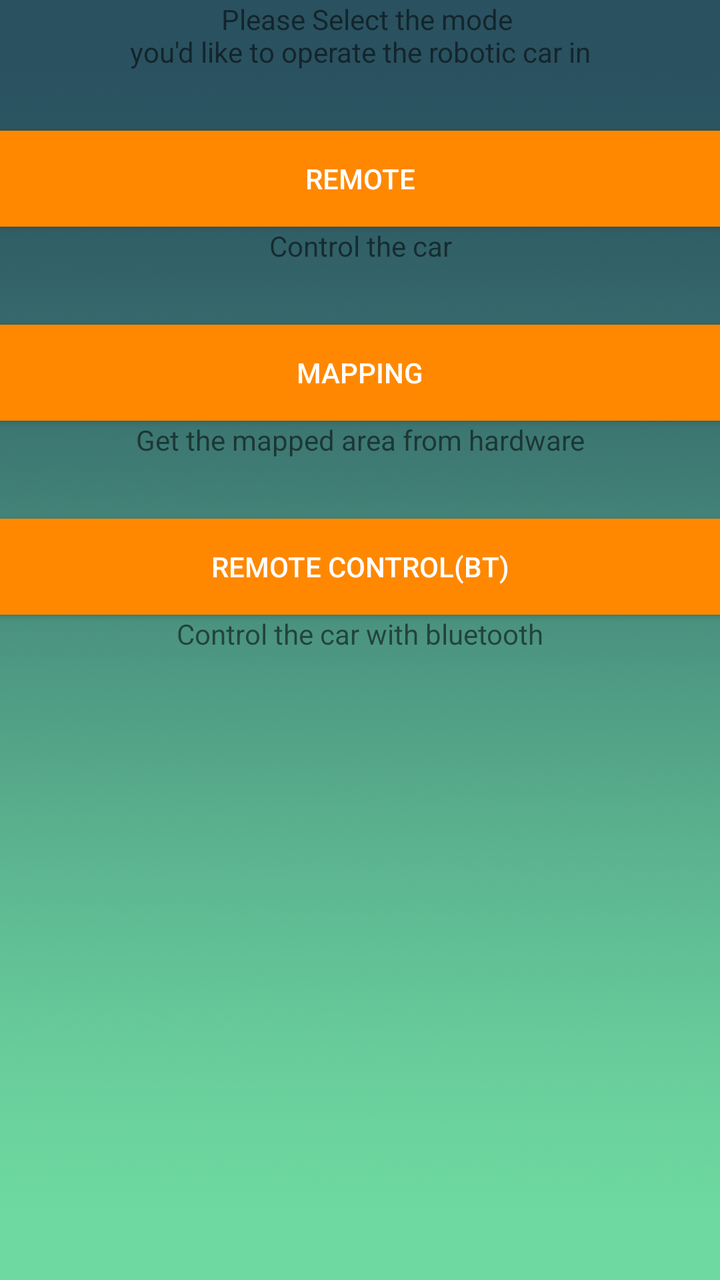
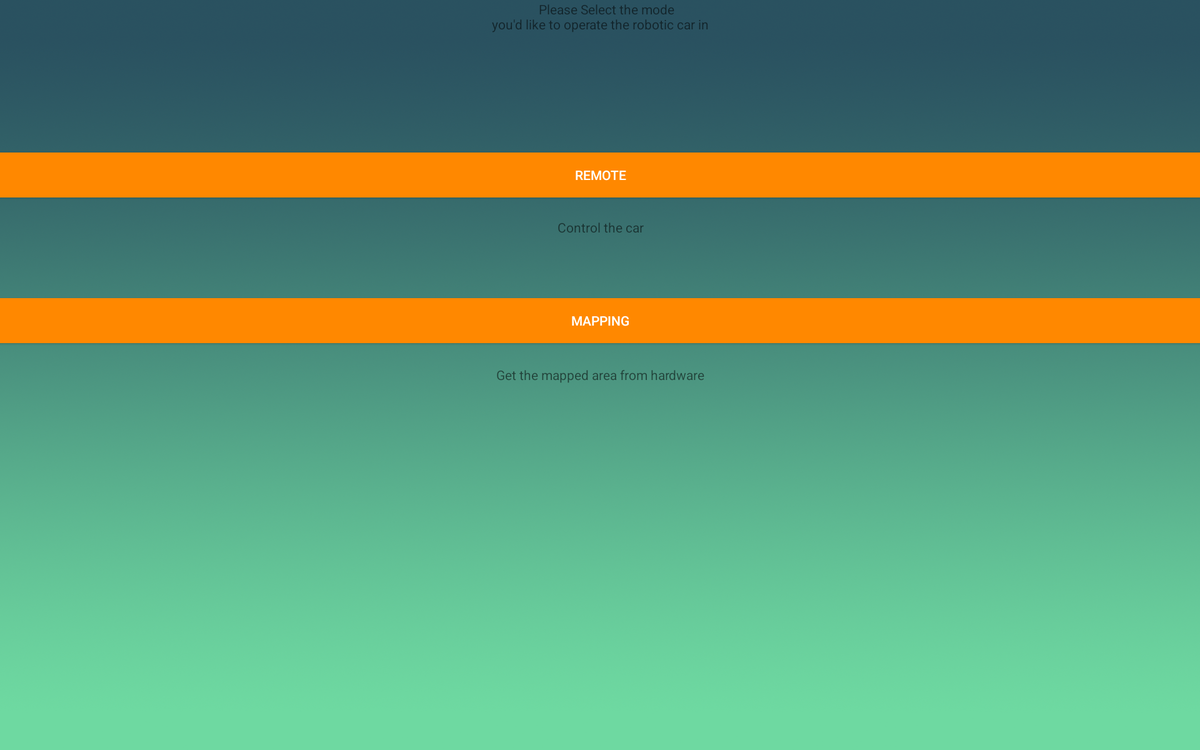

Compare how this app lays out the same screen by default and in its alternative resource folder. The renders come first, then the two layout files and the values they reference.
<!-- AndroidManifest.xml: application theme AppTheme -->
<!-- res/layout/activity_menu.xml -->
<?xml version="1.0" encoding="utf-8"?>
<RelativeLayout xmlns:android="http://schemas.android.com/apk/res/android"
xmlns:tools="http://schemas.android.com/tools"
android:id="@+id/activity_menu"
android:layout_width="match_parent"
android:layout_height="match_parent"
android:paddingBottom="@dimen/activity_vertical_margin"
android:paddingLeft="@dimen/activity_horizontal_margin"
android:paddingRight="@dimen/activity_horizontal_margin"
android:paddingTop="@dimen/activity_vertical_margin"
tools:context="com.autonomousvehicle.MenuActivity"
    android:background="@drawable/backgrond">

    <LinearLayout
        android:orientation="vertical"
        android:layout_width="match_parent"
        android:layout_height="match_parent"
        android:layout_alignParentTop="true"
        android:layout_alignParentStart="true">

        <TextView
            android:text="@string/menumsg"
            android:layout_width="match_parent"
            android:layout_height="wrap_content"
            android:id="@+id/tvMsg1"
            android:textAlignment="center" />

        <Button
            android:text="@string/bRemote"
            android:layout_width="match_parent"
            android:layout_height="wrap_content"
            android:id="@+id/bRemote"
            android:layout_marginTop="30dp"
            android:background="@android:color/holo_orange_dark"
            android:textColor="@android:color/background_light" />

        <TextView
            android:text="@string/remoteMsg"
            android:layout_width="match_parent"
            android:layout_height="wrap_content"
            android:id="@+id/tvRemoteMsg"
            android:textAlignment="center" />

        <Button
            android:text="@string/bMapping"
            android:layout_width="match_parent"
            android:layout_height="wrap_content"
            android:id="@+id/bMapping"
            android:layout_marginTop="30dp"
            android:background="@android:color/holo_orange_dark"
            android:textColor="@android:color/background_light" />

        <TextView
            android:text="@string/mappingMsg"
            android:layout_width="match_parent"
            android:layout_height="wrap_content"
            android:id="@+id/tvMappingMsg"
            android:textAlignment="center" />

        <Button
            android:text="Remote Control(BT)"
            android:id="@+id/bluetooth"
            android:layout_width="match_parent"
            android:layout_height="wrap_content"
            android:layout_marginTop="30dp"
            android:background="@android:color/holo_orange_dark"
            android:textColor="@android:color/background_light"/>
        <TextView
            android:text="Control the car with bluetooth"
            android:layout_width="match_parent"
            android:layout_height="wrap_content"
            android:id="@+id/tvMap"
            android:textAlignment="center" />

    </LinearLayout>
</RelativeLayout>
<!-- resources referenced by this layout -->
<resources>
  <!-- drawable backgrond: png bitmap (drawable-hdpi, 828849 bytes) -->
  <string name="bMapping">Mapping</string>
  <string name="bRemote">Remote</string>
  <string name="mappingMsg">Get the mapped area from hardware</string>
  <string name="menumsg">\t Please Select the mode \nyou\'d like to operate the robotic car in</string>
  <string name="remoteMsg">Control the car</string>
  <style name="AppTheme" parent="Theme.AppCompat.Light.DarkActionBar">
          
          <item name="colorPrimary">@color/colorPrimary</item>
          <item name="colorPrimaryDark">@color/colorPrimaryDark</item>
          <item name="colorAccent">@color/colorAccent</item>
      </style>
  <color name="colorPrimary">#3F51B5</color>
  <color name="colorPrimaryDark">#303f9f</color>
  <color name="colorAccent">#FF4081</color>
</resources>
<!-- res/layout-xlarge-land/activity_menu.xml (the repository's variant of the layout above) -->
<!-- drawn on a large tablet held sideways -->
<?xml version="1.0" encoding="utf-8"?>
<RelativeLayout xmlns:android="http://schemas.android.com/apk/res/android"
xmlns:tools="http://schemas.android.com/tools"
android:id="@+id/activity_menu"
android:layout_width="match_parent"
android:layout_height="match_parent"
android:paddingBottom="@dimen/activity_vertical_margin"
android:paddingLeft="@dimen/activity_horizontal_margin"
android:paddingRight="@dimen/activity_horizontal_margin"
android:paddingTop="@dimen/activity_vertical_margin"
tools:context="com.autonomousvehicle.MenuActivity"
    android:background="@drawable/backgrond">

    <LinearLayout
        android:orientation="vertical"
        android:layout_width="match_parent"
        android:layout_height="match_parent"
        android:layout_alignParentTop="true"
        android:layout_alignParentStart="true">

        <TextView
            android:text="@string/menumsg"
            android:layout_width="match_parent"
            android:layout_height="wrap_content"
            android:id="@+id/tvMsg1"
            android:textAlignment="center" />

    </LinearLayout>

    <TextView
        android:text="@string/mappingMsg"
        android:layout_width="match_parent"
        android:layout_height="wrap_content"
        android:id="@+id/tvMappingMsg"
        android:textAlignment="center"
        android:layout_centerVertical="true"
        android:layout_alignParentStart="true" />

    <TextView
        android:text="@string/remoteMsg"
        android:layout_width="match_parent"
        android:layout_height="wrap_content"
        android:id="@+id/tvRemoteMsg"
        android:textAlignment="center"
        android:layout_above="@+id/bMapping"
        android:layout_alignParentStart="true"
        android:layout_marginBottom="66dp" />

    <Button
        android:text="@string/bRemote"
        android:layout_width="match_parent"
        android:layout_height="wrap_content"
        android:id="@+id/bRemote"
        android:background="@android:color/holo_orange_dark"
        android:textColor="@android:color/background_light"
        android:layout_above="@+id/tvRemoteMsg"
        android:layout_alignParentStart="true"
        android:layout_marginBottom="22dp" />

    <Button
        android:text="@string/bMapping"
        android:layout_width="match_parent"
        android:layout_height="wrap_content"
        android:id="@+id/bMapping"
        android:background="@android:color/holo_orange_dark"
        android:textColor="@android:color/background_light"
        android:layout_above="@+id/tvMappingMsg"
        android:layout_alignParentStart="true"
        android:layout_marginBottom="24dp" />
</RelativeLayout>
